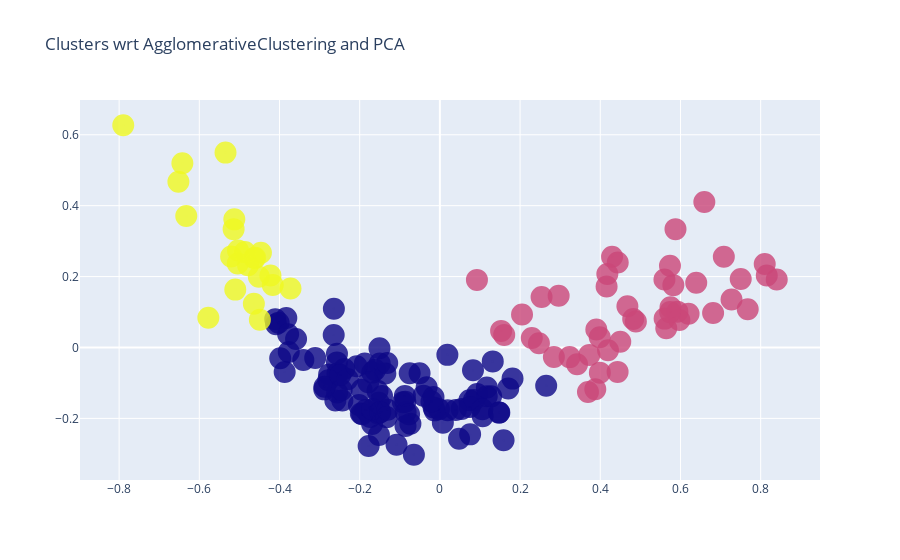

Notebook code cell kept with this figure:
### Code cell
import plotly as py
import plotly.graph_objs as go

trace1 = go.Scatter(
    x= data_pca[:,0],
    y= data_pca[:,1],
    mode='markers',
     marker=dict(
        color = algorithm.labels_, 
        size= 10,
        line=dict(
            color= algorithm.labels_,
            width= 12
        ),
        opacity=0.8
     )
)
datab = [trace1]
layout = go.Layout(
    title= 'Clusters wrt AgglomerativeClustering and PCA',

)
fig = go.Figure(data=datab, layout=layout)
py.offline.iplot(fig)

### Figure 1 — Plotly figure (JSON) as saved in the notebook; plotly's stock layout.template omitted (floating-point values rounded to 4 significant figures; data arrays with more than 128 entries replaced by an {"elided": "..."} marker saying what was removed)
{"data": [{"marker": {"color": {"elided": "167 int values"}, "line": {"color": {"elided": "167 int values"}, "width": 12}, "opacity": 0.8, "size": 10}, "mode": "markers", "type": "scatter", "x": {"elided": "167 float values"}, "y": {"elided": "167 float values"}}], "layout": {"title": {"text": "Clusters wrt AgglomerativeClustering and PCA"}}}
